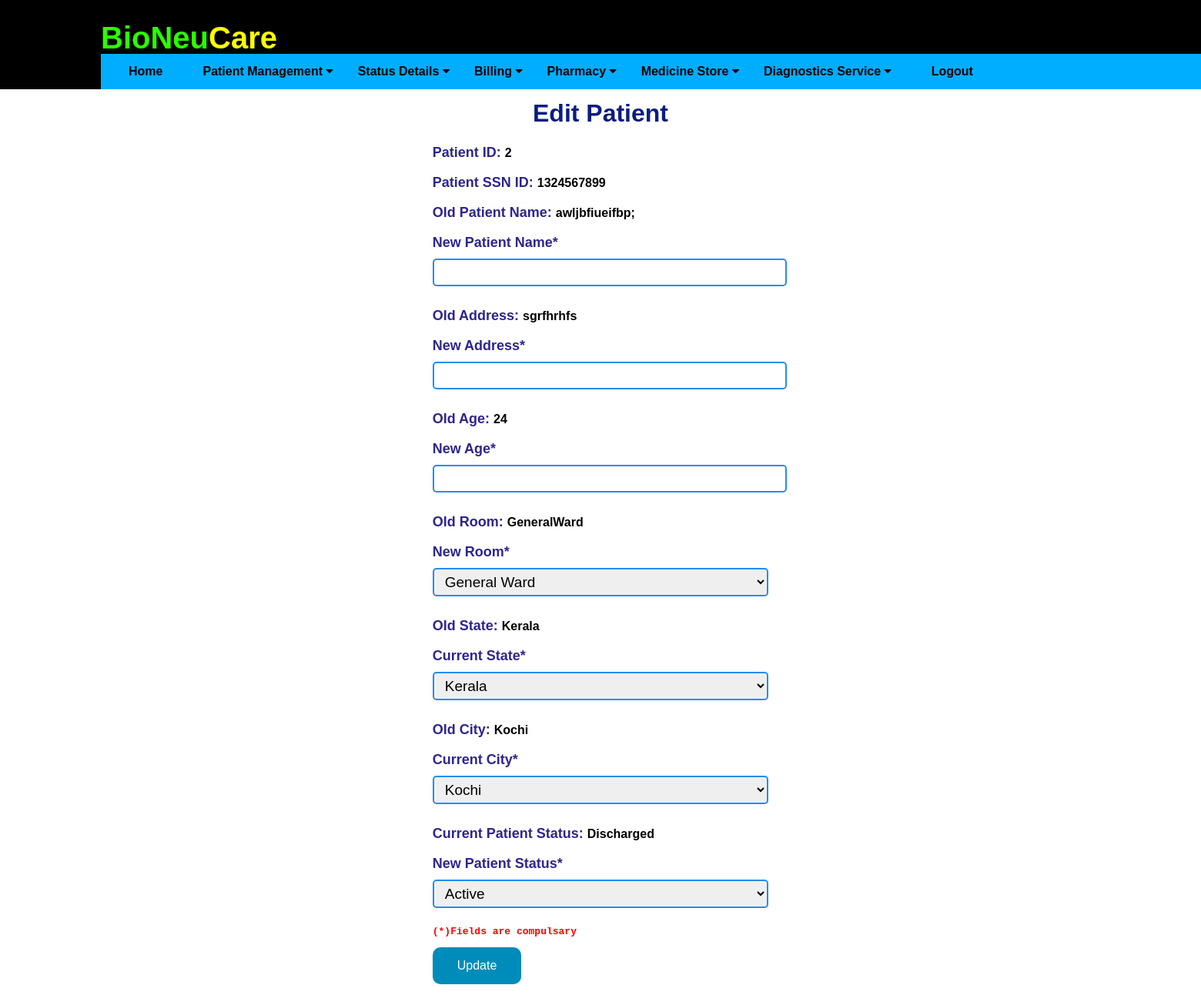
Screenshot of /editpatientdetail/2 (signed in) with the database file from the repository.
### application/routes.py (models this page shows)
class Patients(db.Model):
    __tablename__ = 'patients'
    id = db.Column(db.Integer, primary_key=True)
    ssn_id = db.Column(db.Integer)
    pname = db.Column(db.String(20), nullable=False)
    age = db.Column(db.Integer)
    date = db.Column(db.DateTime, default=datetime.now)
    ldate = db.Column(db.DateTime, default=datetime.now)
    tbed = db.Column(db.String(10))
    address = db.Column(db.String(20))
    city = db.Column(db.String(20))
    state = db.Column(db.String(20))
    status = db.Column(db.String(20))

### application/routes.py (the view, shortened to what this page needs)
@app.route('/editpatientdetail/<id>', methods=['GET', 'POST'])
def editpatientdetail(id):
    print("id is : ", id)
    if 'username' in session:
        print("inside sesssss")
        print(datetime.now())
        editpat = Patients.query.filter_by( id = id )
        return render_template('editpatientdetail.html', editpat = editpat)

### application/templates/editpatientdetail.html (shortened to what this page needs)
{% extends "layout.html" %}
{% block content %}
<div class="form1">
    <h1 style="color: rgb(11, 29, 129); text-align: center;">Edit Patient </h1>
    {% for edit in editpat %}
    <form action="" method="POST">
        <label for="id">Patient ID:   </label> <b>{{ edit.id }}</b> <br><br>
        <label for="ssn id">Patient SSN ID: </label> <b> {{ edit.ssn_id }} </b> <br><br>
        <label for="Name">Old Patient Name:   </label> <b>{{ edit.pname }}</b> <br><br>
        <label for="New customer Name*">New Patient Name*</label>
        <input type="text" class="text1" id="npname" name="npname" required><br><br>
        <label for="Old Address">Old Address:  </label> <b>{{ edit.address }}</b> <br><br>
        <label for="New Address*">New Address*</label>
        <input type="text" class="text1" id="naddress" name="naddress" required><br><br>
        <label for="Old Age">Old Age:  </label> <b>{{ edit.age }}</b> <br><br>
        <label for="New Age*">New Age*</label>
        <input type="number" class="text1" id="nage" name="nage" min="0"  maxlength="2" required><br><br>
        <label for="Old Address">Old Room:  </label><b> {{ edit.tbed }}</b> <br><br>
        <label for="Bed">New Room*</label>
                <select id="tbed" class="text1" name="tbed">
                    <option value="GeneralWard">General Ward</option>
                </select><br><br>
                <label for="Old Address">Old State:  </label> <b> {{ edit.state }}</b> <br><br>
        <label for="state">Current State*</label>
                <select id="nstate" class="text1" name="nstate">
                    <option value="Kerala">Kerala</option>
                </select><br><br>
        <label for="Old Address">Old City:  </label> <b> {{ edit.city }}</b> <br><br>
        <label for="City">Current City*</label>
                <select id="ncity" class="text1" name="ncity">
                    <option value="Kochi">Kochi</option>
                </select><br><br>
        <label for="Old Address">Current Patient Status:  </label> <b>{{ edit.status }}</b> <br><br>
        <label for="status">New Patient Status*</label>
        <select id="status" class="text1" name="status">
            <option value="Active">Active</option>
        </select>
        <pre>(*)Fields are compulsary</pre>
        <button type="submit" class="button" >Update</button>
    </form>
    {% endfor %}
</div>
{% endblock %}

### application/static/css/main.css (style rules this page uses)
html { overflow-y: scroll; overflow-x: hidden; }
body { font-family: Arial, Helvetica, sans-serif; height: 100%; display: flex; flex-direction: column; }
.form1 { padding: 100px 0; width: auto; margin: auto; }
.form1 label { font-size: 18px !important; margin-top: 10px; color: #2d268d; font-weight: bold; }
.form1 .text1 { width: 100%; padding: 5px 10px; border: solid 2px #248df0; border-radius: 5px; font-size: 19px; margin-top: 10px; margin-bottom: 10px; }
pre { color: red; font-weight: bold; }
.button { background-color: #008CBA;; border: none; color: white; padding: 15px 32px; text-align: center; text-decoration: none; display: inline-block; font-size: 16px; }

### application/templates/layout.html (style rules this page uses)
.button { background-color: #005eff;; border: 2px; border-radius: 10px; color: white; padding: 15px 32px; text-align: center; text-decoration: none; display: inline-block; font-size: 16px; }

### rows the page displays
Patients: id "2", ssn_id "1324567899", pname "awljbfiueifbp;", address "sgrfhrhfs", age "24", tbed "GeneralWard", state "Kerala", city "Kochi", status "Discharged"
